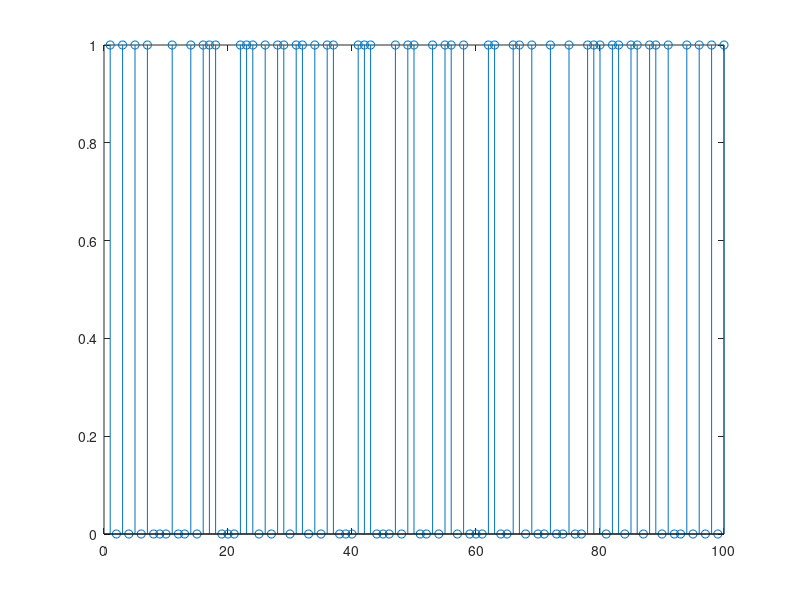
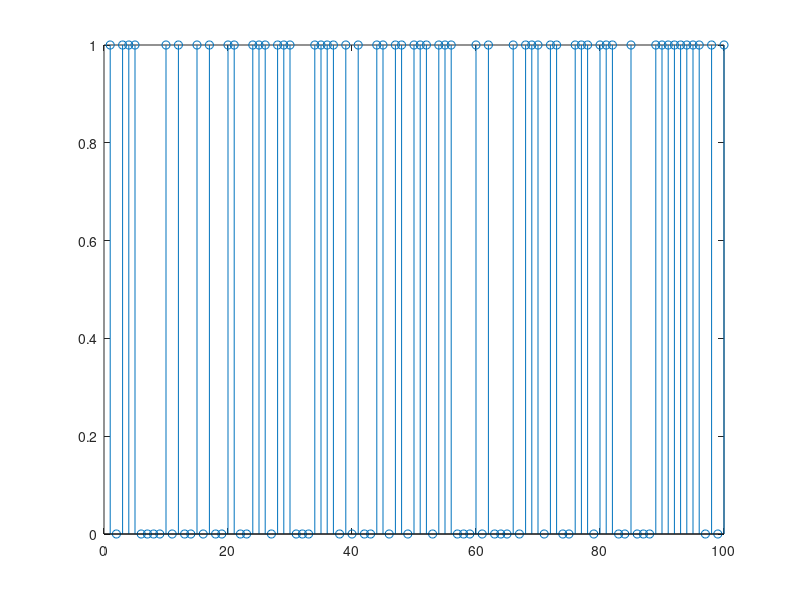
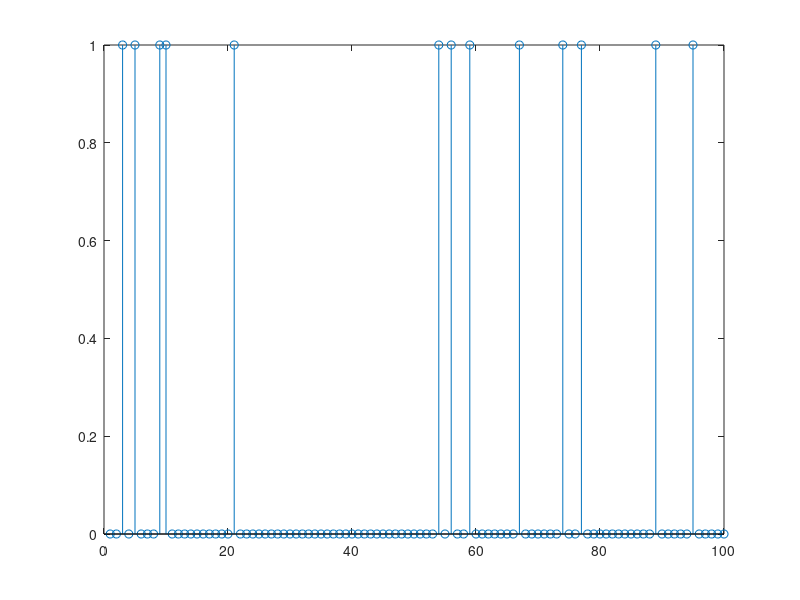

MATLAB code for these plots, in order:
%random example
L = 100;
prob1 = 0.5; prob2 = 0.6; prob3 = 0.2;
b1 = round(0.5*rand(1,L)+0.5*prob1);%even split between 1 and 0 values
b2 = round(0.5*rand(1,L)+0.5*prob2);
b3 = round(0.5*rand(1,L)+0.5*prob3);

figure(1);
stem(b1);
figure(2);
stem(b2);
figure(3);
stem(b3);
